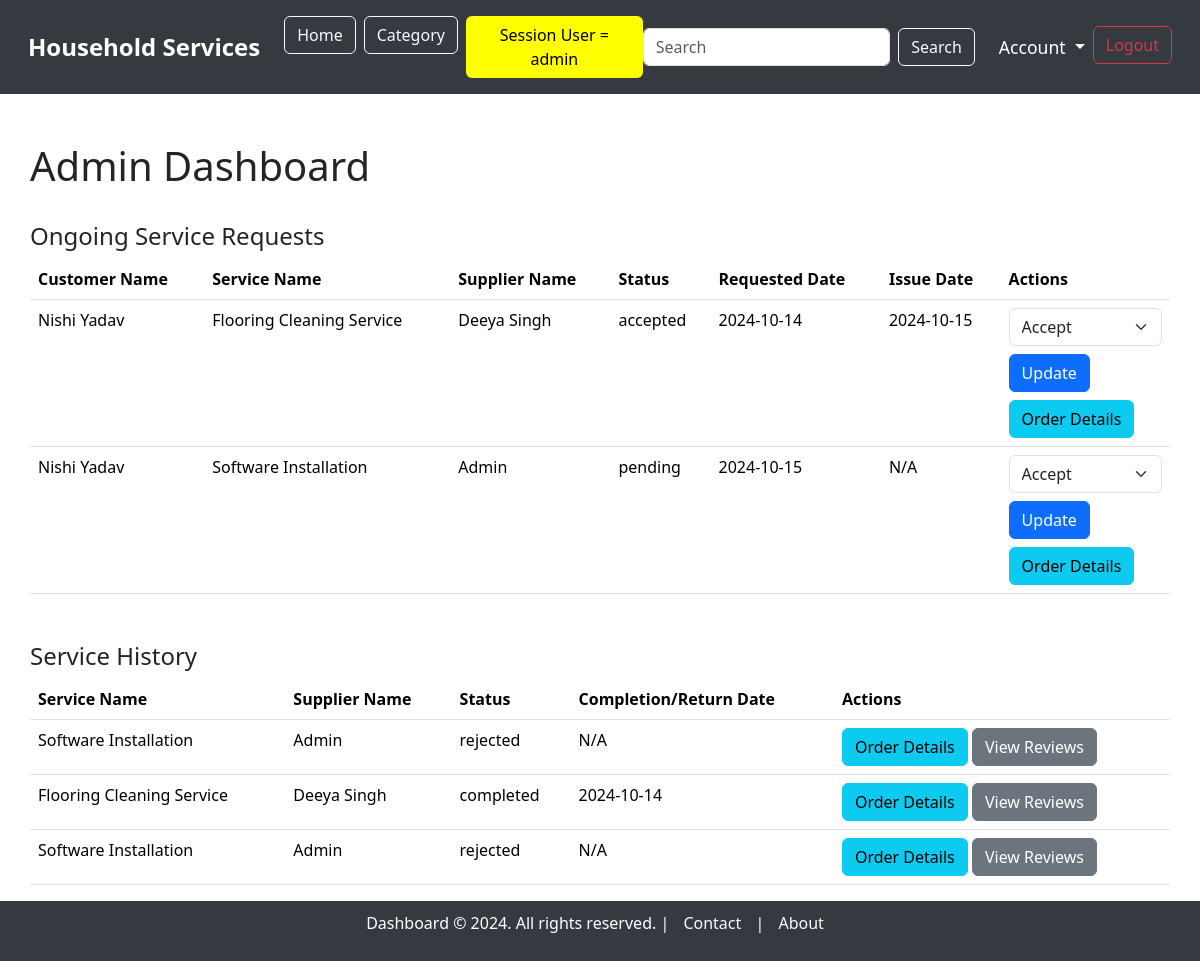
/admin_dashboard (signed in), run on an earlier commit of the app's database.
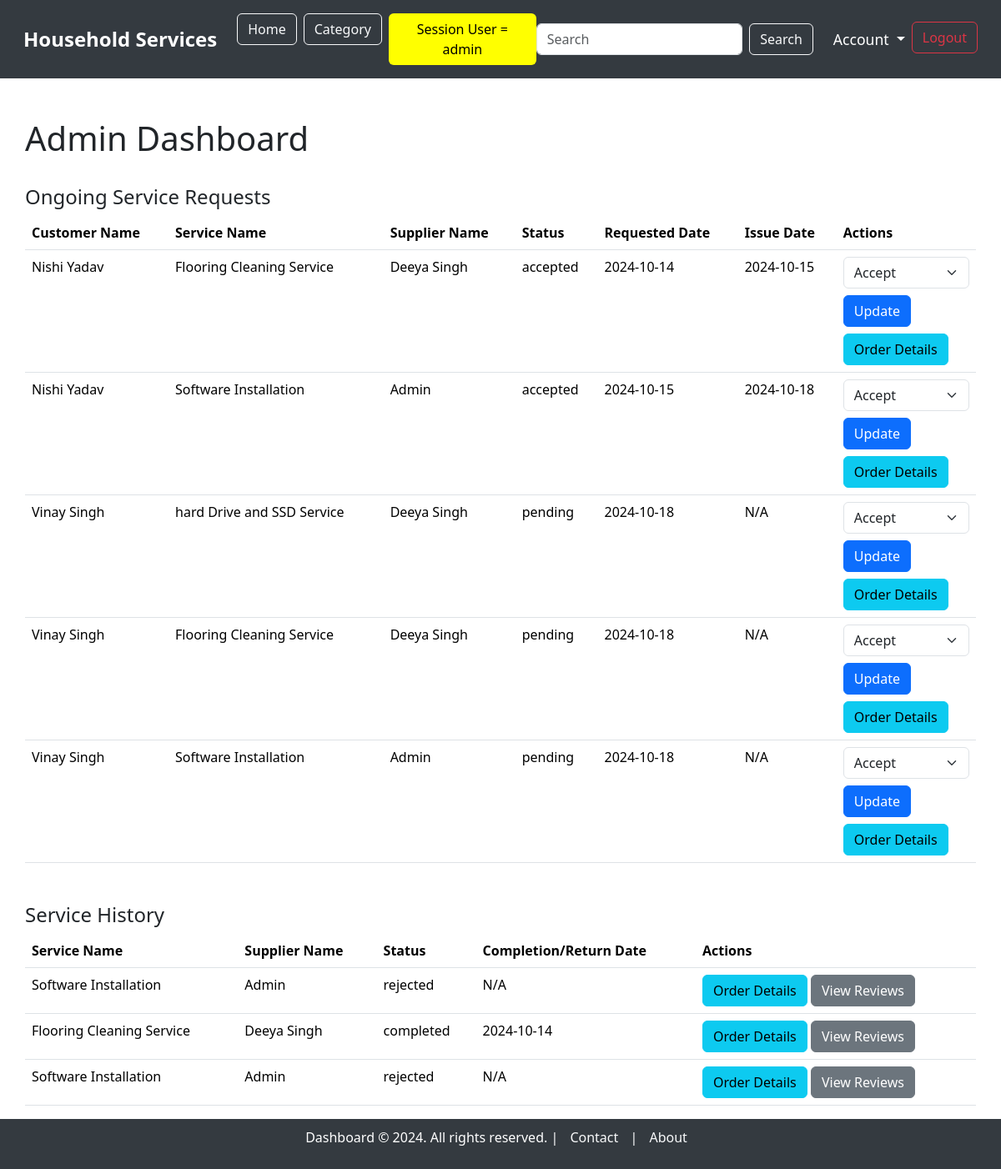
And on a later commit of the database.
### model.py (models this page shows, shortened)
class ServiceRequest(db.Model):
    __tablename__ = "service_requests"
    service_request_id = db.Column(db.Integer, autoincrement=True, primary_key=True)
    service_id = db.Column(db.Integer, db.ForeignKey('service.service_id'), nullable=False)
    user_id = db.Column(db.Integer, db.ForeignKey('users.user_id'), nullable=False)
    supplier_id = db.Column(db.Integer, db.ForeignKey('users.user_id'), nullable=True)  # Link to supplier (optional)
    service_description = db.Column(db.String, nullable=False)
    experience_years = db.Column(db.Integer, nullable=True)
    created_at = db.Column(db.DateTime, default=datetime.utcnow)
    updated_at = db.Column(db.DateTime, default=datetime.utcnow, onupdate=datetime.utcnow)
    date_requested = db.Column(db.DateTime, default=datetime.utcnow, nullable=True)
    date_issued = db.Column(db.DateTime, nullable=True)  #accepted date
    date_completed = db.Column(db.DateTime, nullable=True)
    date_returned = db.Column(db.DateTime, nullable=True)
    status = db.Column(db.String, default='pending')  # 'pending', 'accepted', 'rejected', 'completed', 'returned', 'cancelled'
    price = db.Column(db.Integer, nullable=False)  # Price associated with the service
    customer = db.relationship('User', foreign_keys=[user_id], backref='customer_requests')
    supplier = db.relationship('User', foreign_keys=[supplier_id], backref='supplier_requests')
    service = db.relationship('Service', backref='requests')

class User(db.Model):
    __tablename__ = "users"
    user_id = db.Column(db.Integer, autoincrement=True, primary_key=True)
    full_name = db.Column(db.String, nullable=False)
    username = db.Column(db.String, unique=True, nullable=False)
    email = db.Column(db.String, unique=True, nullable=False)
    password = db.Column(db.String, nullable=False)
    address = db.Column(db.String, nullable=False)
    pincode = db.Column(db.String, nullable=False)
    role = db.Column(db.String, nullable=False)  # 'customer' or 'supplier'
    service_name = db.Column(db.String, nullable=False)  # Only applicable if the user is a supplier
    experience_years = db.Column(db.Integer)  # Only applicable if the user is a supplier
    document = db.Column(db.String)  # Path or name of the uploaded document, only for suppliers
    is_verified = db.Column(db.Boolean, default=False)  # For supplier verification
    is_blocked = db.Column(db.Boolean, default=False)  # For blocking/unblocking users

class Service(db.Model):
    __tablename__ = "service"
    service_id = db.Column(db.Integer, autoincrement=True, primary_key=True)
    category_id = db.Column(db.Integer, db.ForeignKey('category.category_id'), nullable=False)  # Link to Category model
    supplier_id = db.Column(db.Integer, db.ForeignKey('users.user_id', ondelete='CASCADE'), nullable=False)  # Link to the supplier with cascade delete
    service_name = db.Column(db.String, unique=True, nullable=False)
    service_description = db.Column(db.String, nullable=False)
    created_at = db.Column(db.DateTime, default=datetime.utcnow)
    updated_at = db.Column(db.DateTime, default=datetime.utcnow, onupdate=datetime.utcnow)
    price = db.Column(db.Integer)
    image = db.Column(db.String)  # Path to the uploaded image
    supplier = db.relationship('User', backref='services')  # Relationship to supplier (User)
    category = db.relationship('Category', backref='services')  # Relationship to Category

### main.py (the view)
@app.route('/admin_dashboard', methods=['GET'])
@login_required(role="admin")
def admin_dashboard():
    service_requests = ServiceRequest.query.filter(
        ServiceRequest.status.in_(['pending', 'accepted'])
    ).all()
    history_requests = ServiceRequest.query.filter(
        ServiceRequest.status.in_(['completed', 'returned', 'rejected'])
    ).all()
    return render_template('dashboard/admin_dashboard.html',
                           service_requests=service_requests,
                           history_requests=history_requests)

### main.py (called while the page is built)
def login_required(role):
    def wrapper(original):
        @wraps(original)
        def inner(*args, **kwargs):  # *args = list of arguments, **kwargs = key word arguments
            if session.get("username") and session.get("role") == role:
                return original(*args, **kwargs)
            else:
                flash(f"You need to login as {role}", "warning")
                return redirect(url_for("login"))
        return inner
    return wrapper

### templates/dashboard/admin_dashboard.html (shortened to what the changed rows need)
{% extends 'base_dashboard.html' %}
{% block content %}
<div class="container mt-5">
    <div class="d-flex justify-content-between align-items-center">
        <h1>Admin Dashboard</h1>
    </div>
    <br>
    {% if service_requests %}
        <table class="table">
            <thead>
                <tr>
                    <th>Customer Name</th>
                    <th>Service Name</th>
                    <th>Supplier Name</th>
                    <th>Status</th>
                    <th>Requested Date</th>
                    <th>Issue Date</th>
                    <th>Actions</th>
                </tr>
            </thead>
            <tbody>
                {% for request in service_requests %}
                    <tr>
                        <td>{{ request.customer.full_name }}</td>
                        <td>{{ request.service.service_name }}</td>
                        <td>{{ request.service.supplier.full_name if request.service.supplier else 'Not Assigned' }}</td>
                        <td>{{ request.status }}</td>
                        <td>{{ request.date_requested.strftime('%Y-%m-%d') }}</td>
                        <td>{{ request.date_issued.strftime('%Y-%m-%d') if request.date_issued else 'N/A' }}</td>
                        <td>
                            <form action="{{ url_for('update_service_request', service_request_id=request.service_request_id) }}" method="POST">
                                <select name="status" class="form-select">
                                    <option value="accepted">Accept</option>
                                </select>
                                <button type="submit" class="btn btn-primary mt-2">Update</button>
                            </form>
                            <a href="{{ url_for('order_details', service_request_id=request.service_request_id) }}" class="btn btn-info mt-2">Order Details</a>
                        </td>
                    </tr>
                {% endfor %}
            </tbody>
        </table>
    {% else %}
        <p>No ongoing service requests found.</p>
    {% endif %}
    {% if history_requests %}
        <table class="table">
            <thead>
                <tr>
                    <th>Service Name</th>
                    <th>Supplier Name</th>
                    <th>Status</th>
                    <th>Completion/Return Date</th>
                    <th>Actions</th>
                </tr>
            </thead>
            <tbody>
                {% for request in history_requests %}
                    <tr>
                        <td>{{ request.service.service_name }}</td>
                        <td>{{ request.service.supplier.full_name }}</td>
                        <td>{{ request.status }}</td>
                        <td>
                            {% if request.status == 'completed' %}
                                {{ request.date_completed.strftime('%Y-%m-%d') if request.date_completed else 'N/A' }}
                            {% elif request.status == 'returned' %}
                                {{ request.date_returned.strftime('%Y-%m-%d') if request.date_returned else 'N/A' }}
                            {% elif request.status == 'rejected' %}
                                {{ request.date_rejected.strftime('%Y-%m-%d') if request.date_rejected else 'N/A' }}
                            {% else %}
                                N/A
                            {% endif %}
                        </td>
                        <td>
                            <a href="{{ url_for('order_details', service_request_id=request.service_request_id) }}" class="btn btn-info">Order Details</a>
                            {% if request.status in ['completed', 'returned', 'rejected'] %}
                                <a href="{{ url_for('view_reviews', service_request_id=request.service_request_id) }}" class="btn btn-secondary">View Reviews</a>
                            {% endif %}
                        </td>
                    </tr>
                {% endfor %}
            </tbody>
        </table>
    {% else %}
        <p>No service history found.</p>
    {% endif %}
</div>
{% endblock %}

What changed in the data, as far as the page shows it:
changed ServiceRequest (number 2 of 8 on the later page): status "pending" → "accepted"; date_issued "N/A" → "2024-10-18"
added ServiceRequest: customer.full_name "Vinay Singh", service.service_name "hard Drive and SSD Service", service.supplier "Deeya Singh", status "pending", date_requested "2024-10-18", date_issued "N/A", shown under "Ongoing Service Requests"
added ServiceRequest: customer.full_name "Vinay Singh", service.service_name "Flooring Cleaning Service", service.supplier "Deeya Singh", status "pending", date_requested "2024-10-18", date_issued "N/A", shown under "Ongoing Service Requests"
added ServiceRequest: customer.full_name "Vinay Singh", service.service_name "Software Installation", service.supplier "Admin", status "pending", date_requested "2024-10-18", date_issued "N/A", shown under "Ongoing Service Requests"
